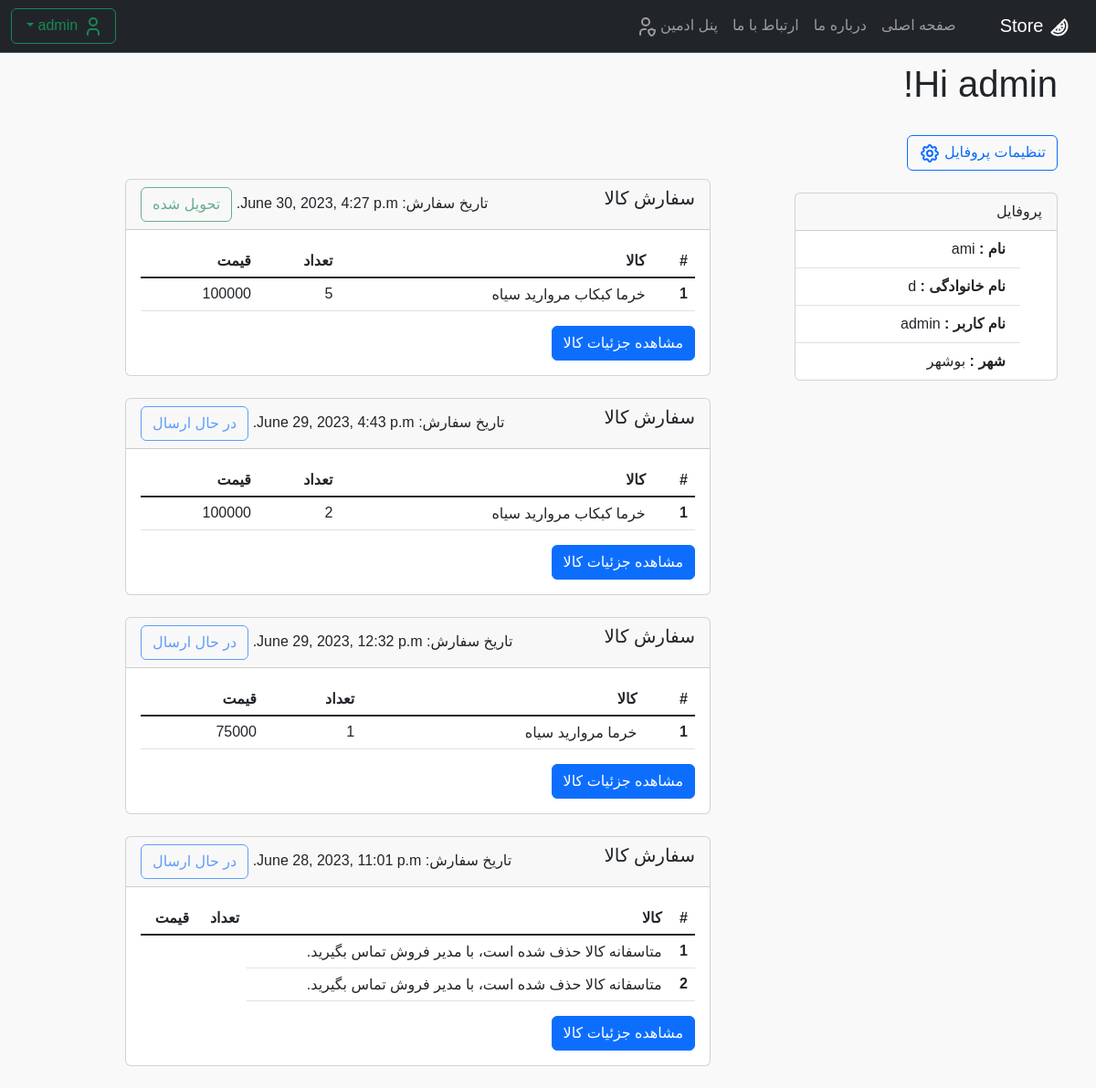
The app's page /accounts/my_profile/amir_tehran/ (signed in), older data.
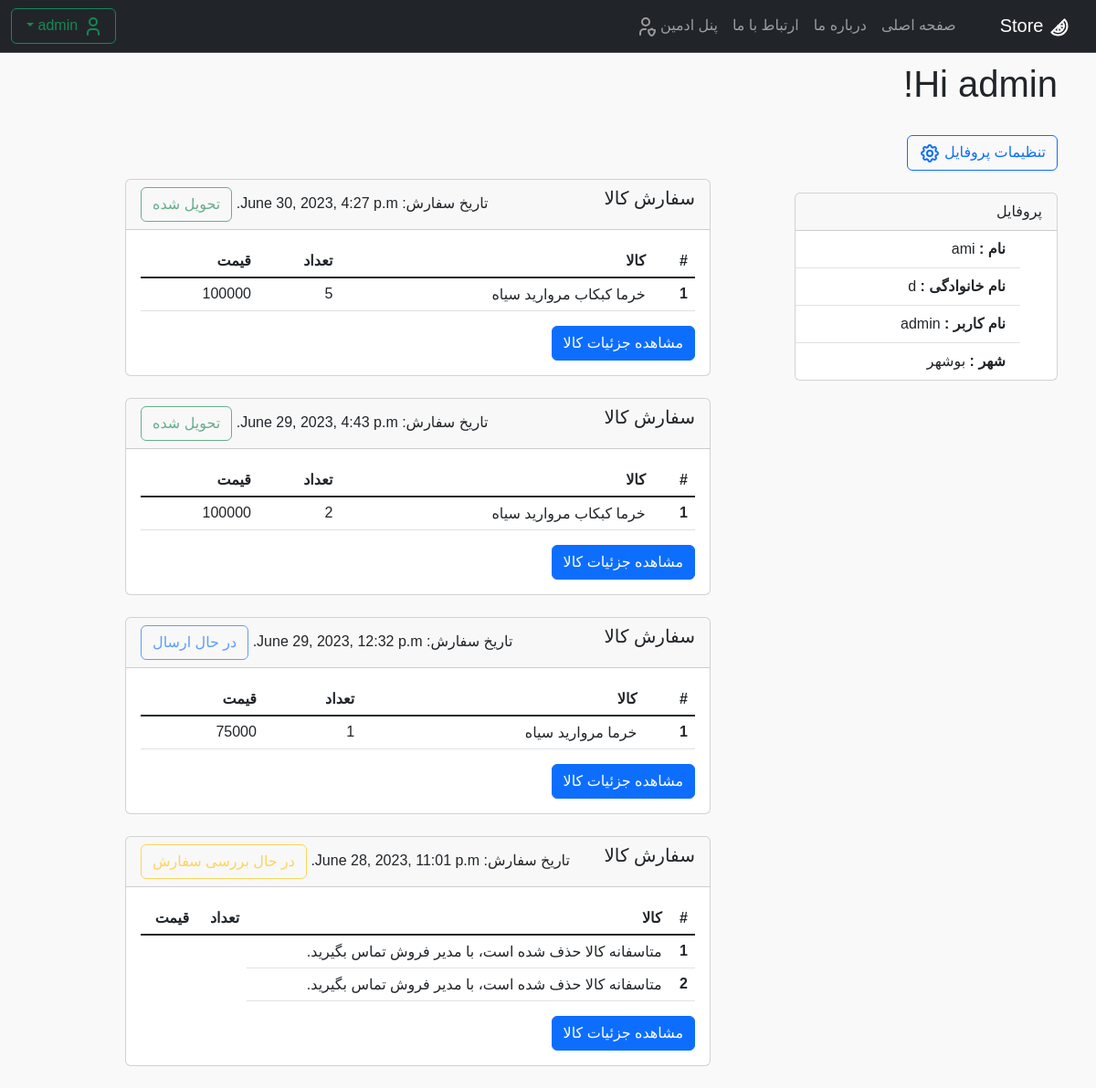
The same page, newer data.
### carts/models.py (models this page shows, shortened)
class Order(models.Model):
    STATUS_CHOICES = (
        ('در حال بررسی سفارش', 'در حال بررسی سفارش'),
        ('در حال ارسال', 'در حال ارسال'),
        ('تحویل شده', 'تحویل شده'),
    )
    customer = models.ForeignKey(User, on_delete=models.CASCADE, verbose_name='نام کاربر')
    date_order = models.DateTimeField(auto_now_add=True, verbose_name='تاریخ خرید')
    total_price = models.FloatField(blank=True, null=True, verbose_name='قیمت کل')
    status = models.CharField(
        max_length=50,
        choices=STATUS_CHOICES, default='در حال بررسی سفارش')

### accounts/views.py (the view)
# urls.py: path('my_profile/<str:username>/', ProfileView.as_view(), name='my_profile'),
class ProfileView(ListView):  # see orderItem in profile
    model = OrderItem
    template_name = 'profile/profile.html'
    context_object_name = 'orders'
    def get_queryset(self):
        return Order.objects.filter(customer=self.request.user).order_by('-date_order')

### products/models.py (called while the page is built)
    def __str__(self):
        return f"{self.name}"

    def __str__(self):
        return f"{self.name} {self.Supplier.first()}"

    def __str__(self):
        return f"{self.name}"

### templates/profile/profile.html (shortened to what this page needs)
{% extends 'base.html' %}
{% block content %}
<h1 class="r-text"> Hi {{ user.username }}!
</h1>
<br>
<div class="row r-text">
    <div class="col-md-4">
        <button type="button" class="btn btn-outline-primary">
            <a class="dropdown-item" href="{% url 'edit_profile' username=user.username %}">تنظیمات پروفایل
            </a>
        </button>
        <br>
        <br>
        <div class="card r-text" style="width: 18rem;">
            <div class="card-header ">
                پروفایل
            </div>
            <ul class="list-group list-group-flush ">
                <li class="list-group-item"><b>نام : </b>{{ user.first_name }}</li>
                <li class="list-group-item"><b>نام خانوادگی : </b>{{ user.last_name }}</li>
                <li class="list-group-item"><b>نام کاربر : </b>{{ user.username }}</li>
                <li class="list-group-item"><b>شهر : </b>{{ user.city }}</li>
            </ul>
        </div>
    </div>
    <br>
    <div class="col-md-7">
        <br>
        <br>
        {% for order in orders %}
        <div class="card">
            <div class="card-header d-flex justify-content-between">
                <h5 class="order-name" style="text-align: left;">سفارش کالا</h5>
                <div class="order-date" style="text-align: right;">
                    تاریخ سفارش: {{ order.date_order }}
                    {% if order.status == 'در حال ارسال' %}
                    <button type="button" class="btn btn-outline-primary" disabled>در حال ارسال</button>
                    {% elif order.status == 'در حال بررسی سفارش' %}
                    <button type="button" class="btn btn-outline-warning" disabled>در حال بررسی سفارش</button>
                    {% else %}
                    <button type="button" class="btn btn-outline-success" disabled>تحویل شده</button>
                    {% endif %}
                </div>
            </div>
            <div class="card-body">
                <table class="table">
                    <thead>
                    <tr>
                        <th scope="col">#</th>
                        <th scope="col">کالا</th>
                        <th scope="col">تعداد</th>
                        <th scope="col">قیمت</th>
                    </tr>
                    </thead>
                    <tbody class="table-group-divider">
                    {% for item in order.order_items.all %}
                    <tr>
                        <th scope="row">{{ forloop.counter }}</th>
                        <td>
                            {% if item.product_variation.pk is None %}
                            متاسفانه کالا حذف شده است، با مدیر فروش تماس بگیرید.
                            {% else %}
                            {{ item.product_variation }}
                        </td>
                        <td>{{ item.quantity }}</td>
                        <td>{{ item.unit_price }}</td>
                        {% endif %}
                    </tr>
                    {% endfor %}
                    </tbody>
                </table>
                <a href="{% url 'order-detail' order.pk %}" class="btn btn-primary">مشاهده جزئیات کالا</a>
            </div>
        </div>
        <br>
        {% endfor %}
    </div>
</div>
{% endblock %}

Row changes from the older to the newer data that the page shows:
changed Order "June 29, 2023, 4:43 p.m.": status "در حال ارسال" → "تحویل شده"
changed Order "June 28, 2023, 11:01 p.m.": status "در حال ارسال" → "در حال بررسی سفارش"
